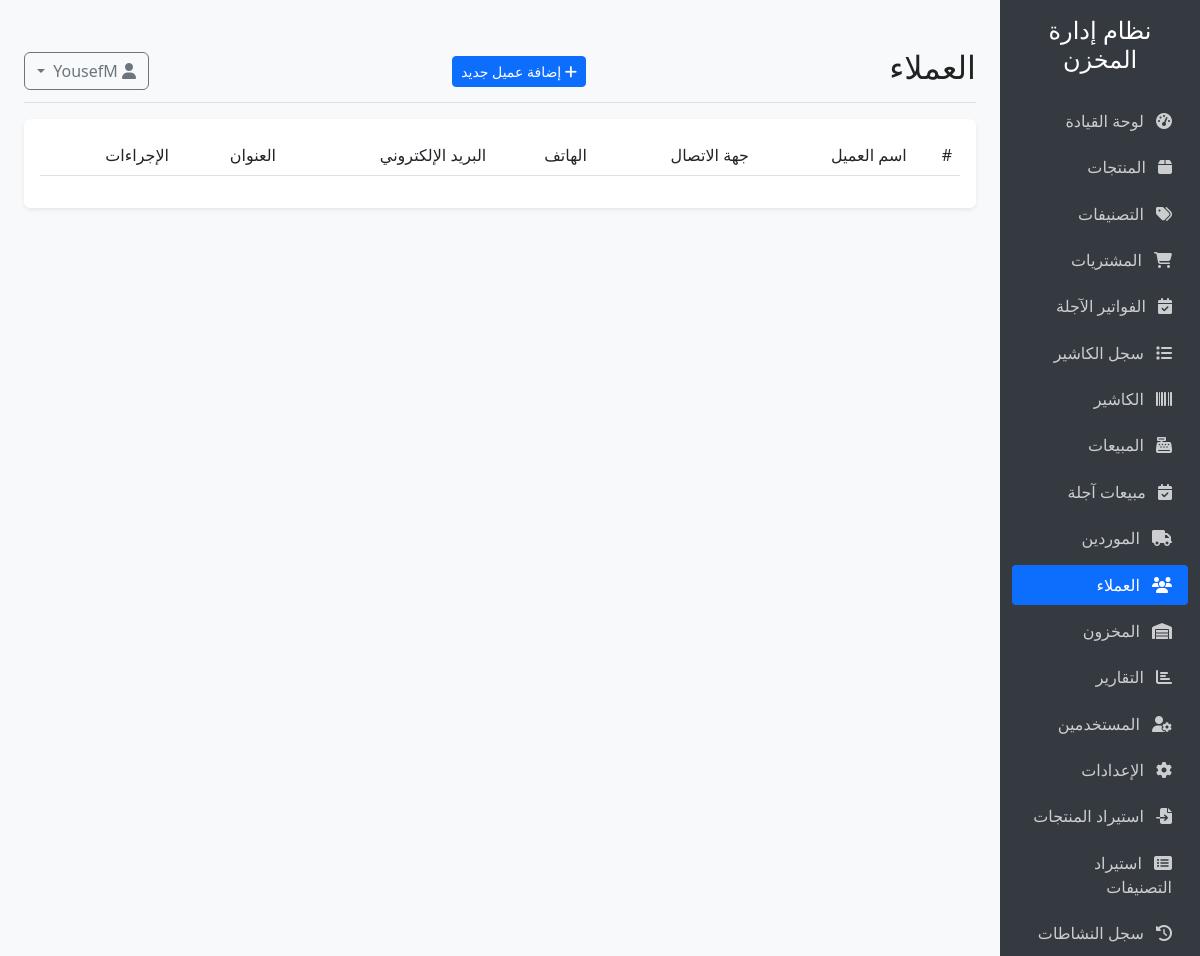
/customers (signed in), run on an earlier commit of the app's database.
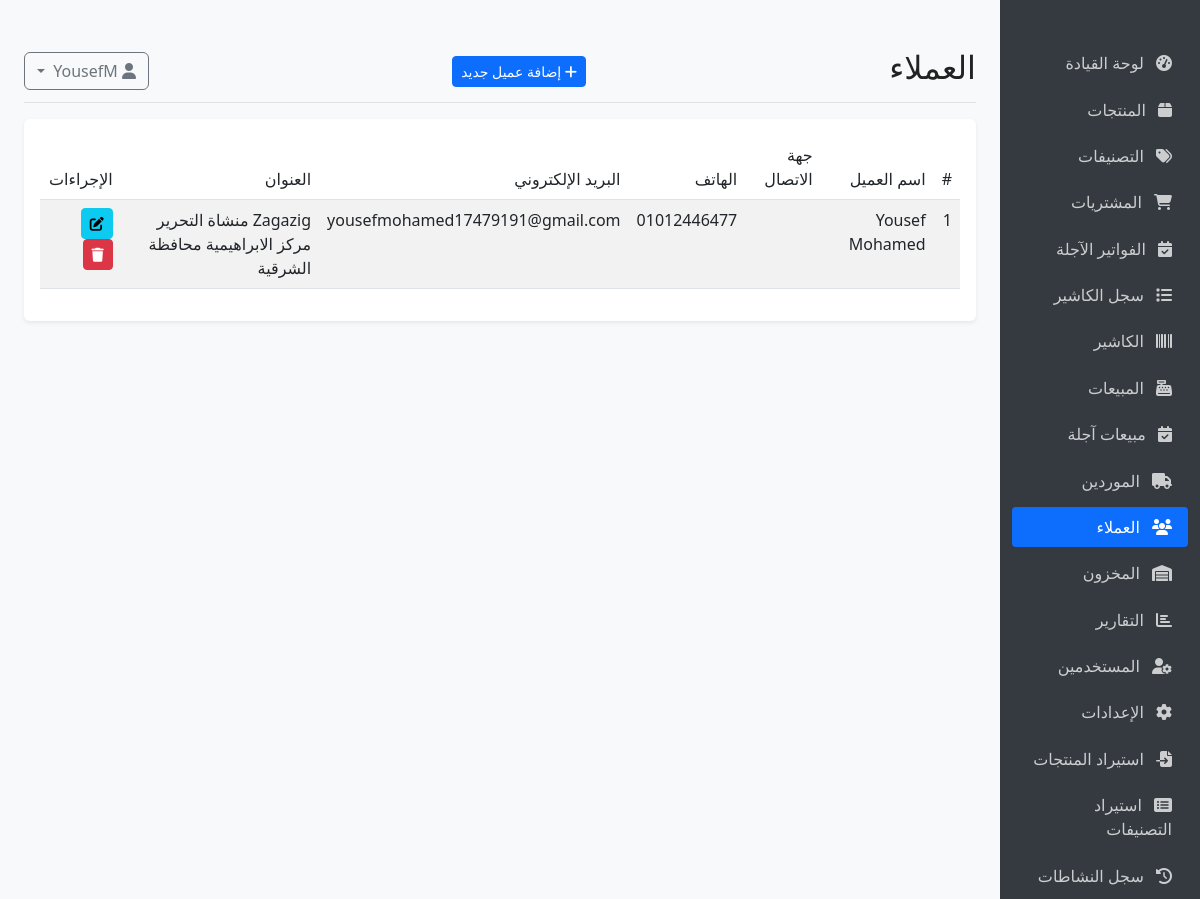
And on a later commit of the database.
### models.py (models this page shows, shortened)
class Setting(db.Model):
    __tablename__ = 'settings'
    id = db.Column(db.Integer, primary_key=True)
    key = db.Column(db.String(50), unique=True, nullable=False)
    value = db.Column(db.Text, nullable=True)

class Customer(db.Model):
    __tablename__ = 'customers'
    id = db.Column(db.Integer, primary_key=True)
    name = db.Column(db.String(100), nullable=False)
    phone = db.Column(db.String(20), nullable=True)
    email = db.Column(db.String(120), nullable=True)
    address = db.Column(db.Text, nullable=True)
    notes = db.Column(db.Text, nullable=True)
    created_at = db.Column(db.DateTime, default=datetime.utcnow)
    sales = db.relationship('Sale', backref='customer', lazy=True)

### app.py (the view)
@app.route('/customers')
@login_required
def customers():
    customers = Customer.query.all()
    return render_template('customers/index.html', customers=customers)

### app.py (called while the page is built)
@login_manager.user_loader
def load_user(user_id):
    return User.query.get(int(user_id))

@app.context_processor
def inject_settings():
    from models import Setting
    settings = {s.key: s.value for s in Setting.query.all()}
    return dict(settings=settings)

### templates/customers/index.html (shortened to what this page needs)
{% extends "base.html" %}
{% block header %}العملاء{% endblock %}
{% block header_buttons %}
{% if current_user.role == 'admin' %}
<a href="{{ url_for('add_customer') }}" class="btn btn-sm btn-primary">
    <i class="fas fa-plus"></i> إضافة عميل جديد
</a>
{% endif %}
{% endblock %}
{% block content %}
<div class="card">
    <div class="card-body">
        <div class="table-responsive">
            <table class="table table-striped table-hover">
                <thead>
                    <tr>
                        <th>#</th>
                        <th>اسم العميل</th>
                        <th>جهة الاتصال</th>
                        <th>الهاتف</th>
                        <th>البريد الإلكتروني</th>
                        <th>العنوان</th>
                        <th>الإجراءات</th>
                    </tr>
                </thead>
                <tbody>
                    {% for customer in customers %}
                    <tr>
                        <td>{{ customer.id }}</td>
                        <td>{{ customer.name }}</td>
                        <td>{{ customer.contact_person }}</td>
                        <td>{{ customer.phone }}</td>
                        <td>{{ customer.email }}</td>
                        <td>{{ customer.address }}</td>
                        <td>
                            {% if current_user.role == 'admin' %}
                            <a href="{{ url_for('edit_customer', id=customer.id) }}" class="btn btn-sm btn-info">
                                <i class="fas fa-edit"></i>
                            </a>
                            <button type="button" class="btn btn-sm btn-danger" data-bs-toggle="modal" data-bs-target="#deleteModal{{ customer.id }}">
                                <i class="fas fa-trash"></i>
                            </button>
                            {% endif %}
                        </td>
                    </tr>
                    {% endfor %}
                </tbody>
            </table>
        </div>
    </div>
</div>
{% endblock %}

### templates/base.html (shortened to what the changed rows need)
<!DOCTYPE html>
<html lang="ar" dir="rtl">
<head>
    <link rel="stylesheet" href="https://cdn.jsdelivr.net/npm/bootstrap@5.3.0/dist/css/bootstrap.rtl.min.css">
    <link rel="stylesheet" href="https://cdnjs.cloudflare.com/ajax/libs/font-awesome/6.4.0/css/all.min.css">
    <link id="theme-style" rel="stylesheet" href="{{ url_for('static', filename='css/' + (settings.get('theme', 'light') if settings else 'light') + '.css') }}">
</head>
<body>
    <div class="container-fluid">
        <div class="row">
            <div class="col-md-3 col-lg-2 d-md-block sidebar collapse">
                <div class="position-sticky pt-3">
                    <div class="text-center mb-4">
                        <h4>{{ settings['store_name'] }}</h4>
                    </div>
                            {% set sales_path = url_for('sales') %}
                            {% set sales_due_path = url_for('sales_due') %}
                </div>
            </div>
            <main class="col-md-9 ms-sm-auto col-lg-10 px-md-4 main-content">
                <div class="d-flex justify-content-between flex-wrap flex-md-nowrap align-items-center pt-3 pb-2 mb-3 border-bottom">
                    <h1 class="h2">{% block header %}{% endblock %}</h1>
                </div>
                {% block content %}{% endblock %}
            </main>
        </div>
    </div>
</body>
</html>

What changed in the data, as far as the page shows it:
removed Setting: store_name "نظام إدارة المخزن"
added Customer: id "1", name "Yousef Mohamed", phone "01012446477", email "yousefmohamed17479191@gmail.com", address "Zagazig منشاة التحرير مركز الابراهيمية محافظة الشرقية"
